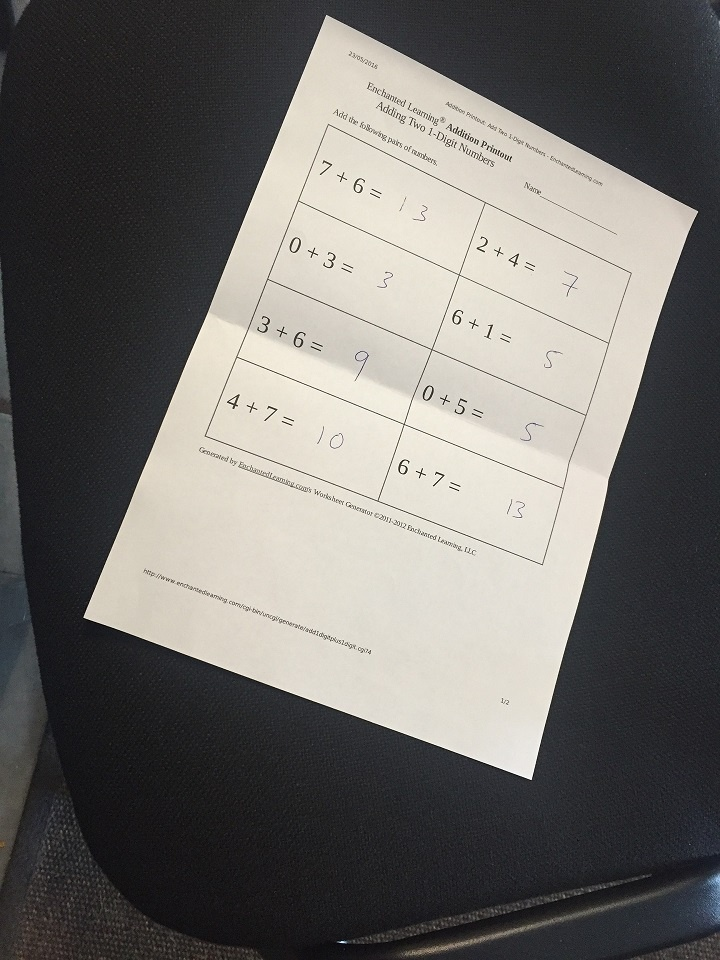
#> input picture 02-Image Processing/13-Perspective-Transforms/image.jpg, 720 x 960 px
$ jupyter execute 13-Perspective_Transforms.ipynb
#> lines starting #> are read from the running program, lines starting #| are printed output that depends on the picture
## Getting Perpsective Transform

[cell 1]
import cv2
import numpy as np
import matplotlib.pyplot as plt

[cell 2]
image = cv2.imread('image.jpg')
#> image is the input picture: shape (960, 720, 3); mean B, G, R 106.2, 109.5, 111.7

[cell 3]
# Cordinates of the 4 corners of the original image
points_A = np.float32([[320,15], [700,215], [85,610], [530,780]])

# Cordinates of the 4 corners of the desired output. We use a ratio of an A4 Paper 1 : 1.41
points_B = np.float32([[0,0], [420,0], [0,594], [420,594]])

# Use the two sets of four points to compute the Perspective Transformation matrix, M
M = cv2.getPerspectiveTransform(points_A, points_B)

warped = cv2.warpPerspective(image, M, (420,594))
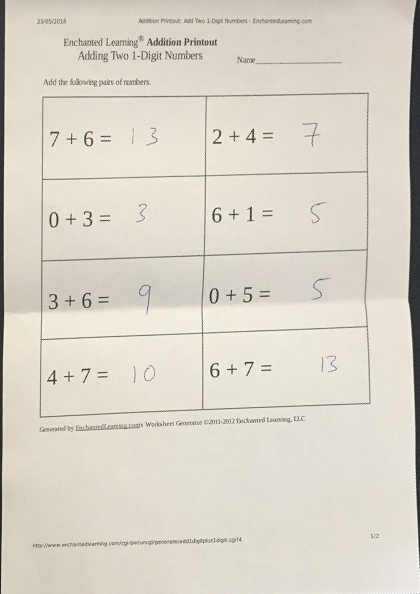
#> warped: shape (594, 420, 3); mean B, G, R 201, 212.6, 218.5

plt.figure(figsize=(12, 8))

plt.subplot(1, 2, 1)
plt.imshow(cv2.cvtColor(image, cv2.COLOR_BGR2RGB))
plt.title('Original Image')
plt.axis('off')

plt.subplot(1, 2, 2)
plt.imshow(cv2.cvtColor(warped, cv2.COLOR_BGR2RGB))
plt.title('Enhanced Image')
plt.axis('off')

plt.show()
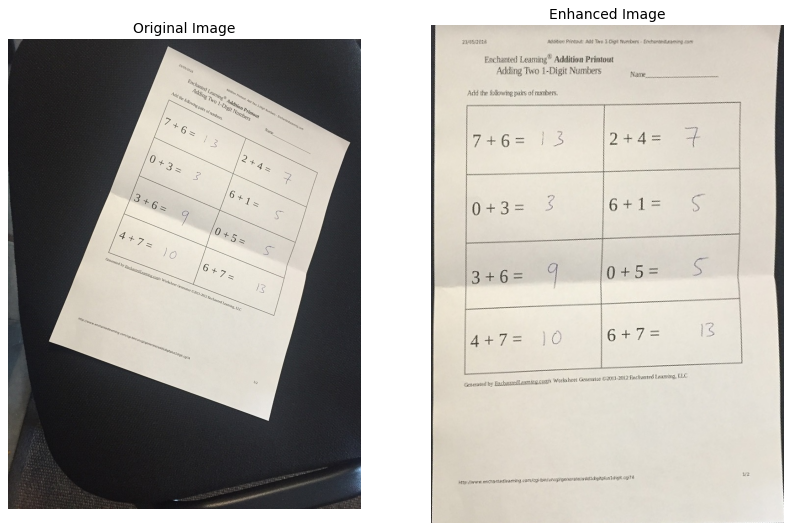
#> figure drawn by matplotlib, 2 panels
